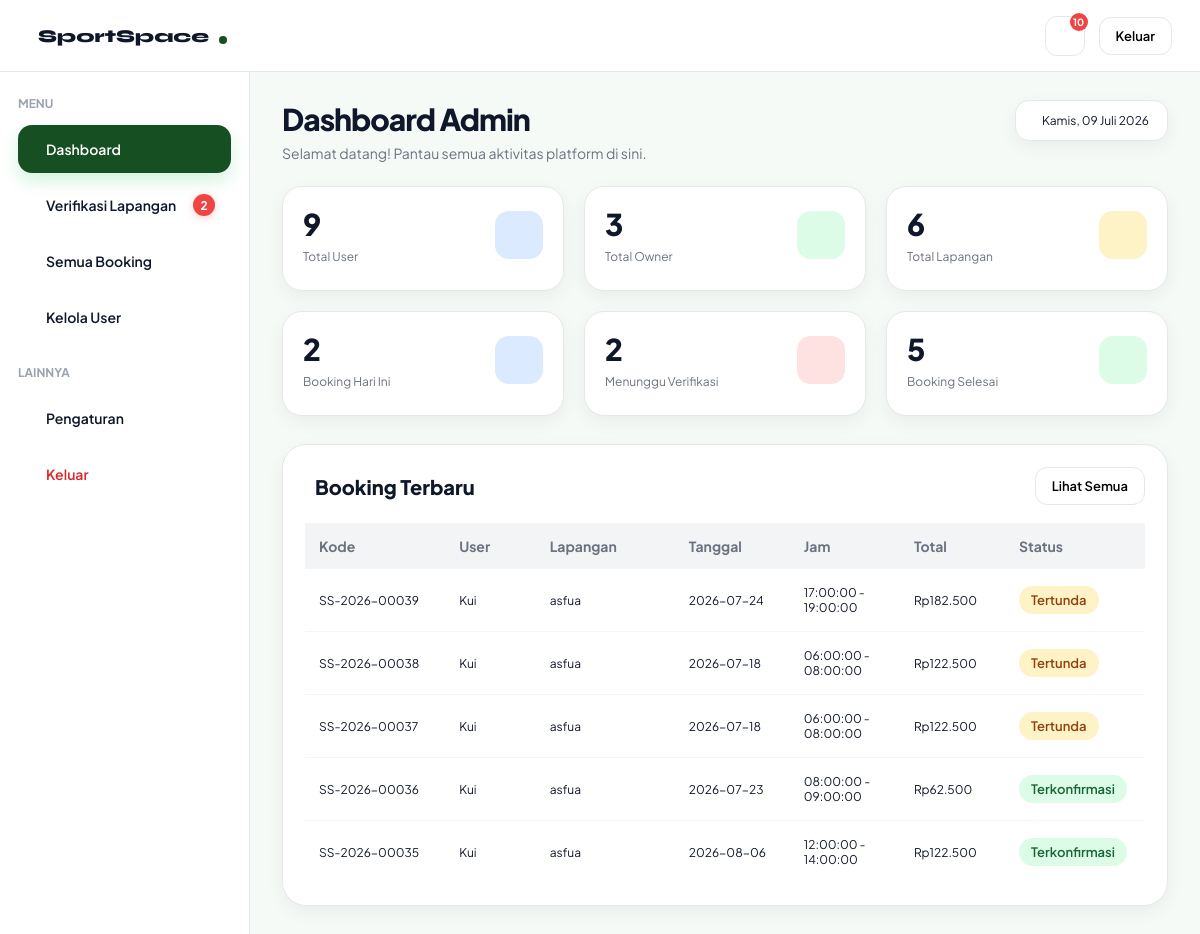
Screenshot of /dashboard-admin.php?filter=semua with the database file from the repository.
### tables this page shows
CREATE TABLE `booking` (
  `booking_id` int(11) NOT NULL,
  `user_id` int(11) NOT NULL,
  `field_id` int(11) NOT NULL,
  `tanggal` date NOT NULL,
  `jam_mulai` time NOT NULL,
  `jam_selesai` time NOT NULL,
  `status` enum('tertunda','terkonfirmasi','ditolak','dibatalkan','selesai') NOT NULL DEFAULT 'tertunda',
  `created_at` timestamp NOT NULL DEFAULT current_timestamp(),
  `booking_code` varchar(20) DEFAULT NULL,
  `metode_pembayaran` varchar(30) DEFAULT NULL,
  `bank` varchar(30) DEFAULT NULL,
  `total` decimal(12,2) NOT NULL
);

CREATE TABLE `users` (
  `user_id` int(11) NOT NULL,
  `nama` varchar(50) NOT NULL,
  `email` varchar(100) NOT NULL,
  `telepon` varchar(15) NOT NULL,
  `password` varchar(255) NOT NULL,
  `role` enum('user','admin','owner') NOT NULL DEFAULT 'user',
  `aktif` enum('aktif','nonaktif') NOT NULL DEFAULT 'aktif',
  `created_at` timestamp NOT NULL DEFAULT current_timestamp()
);

CREATE TABLE `fields` (
  `field_id` int(11) NOT NULL,
  `owner_id` int(11) DEFAULT NULL,
  `nama_lapangan` varchar(100) NOT NULL,
  `jenis` varchar(50) NOT NULL,
  `harga` decimal(10,2) NOT NULL,
  `status` enum('tersedia','penuh') NOT NULL DEFAULT 'tersedia',
  `lokasi` varchar(255) DEFAULT NULL,
  `gambar` varchar(255) DEFAULT NULL,
  `deskripsi` text DEFAULT NULL,
  `owner_name` varchar(100) DEFAULT NULL,
  `owner_phone` varchar(20) DEFAULT NULL,
  `owner_address` varchar(255) DEFAULT NULL,
  `jam_operasional` varchar(50) DEFAULT NULL,
  `kapasitas` int(11) DEFAULT NULL,
  `jenis_lantai` varchar(50) DEFAULT NULL,
  `fasilitas` text DEFAULT NULL,
  `maps_link` text DEFAULT NULL,
  `google_maps_url` text DEFAULT NULL,
  `verifikasi` enum('pending','diterima','ditolak') NOT NULL DEFAULT 'pending',
  `durasi_slot` int(11) NOT NULL DEFAULT 1,
  `hari_libur` text DEFAULT NULL,
  `aktif` enum('aktif','nonaktif') NOT NULL
);

CREATE TABLE `payment` (
  `payment_id` int(11) NOT NULL,
  `booking_id` int(11) NOT NULL,
  `metode` enum('transfer','ewallet','cash') NOT NULL,
  `total` decimal(10,2) NOT NULL,
  `status` enum('tertunda','diverifikasi','ditolak') NOT NULL DEFAULT 'tertunda',
  `tanggal_bayar` timestamp NOT NULL DEFAULT current_timestamp(),
  `bank` varchar(30) DEFAULT NULL
);

### get-admin-dashboard.php (called while the page is built, shortened)
<?php
include "config.php";
$result = mysqli_query($conn, "
SELECT COUNT(*) AS total
FROM users
");
$totalUser = mysqli_fetch_assoc($result)['total'];
$result = mysqli_query($conn, "
SELECT COUNT(*) AS total
FROM fields
");
$totalLapangan = mysqli_fetch_assoc($result)['total'];
$result = mysqli_query($conn,"
SELECT COUNT(*) AS total
FROM users
WHERE role='owner'
");
$totalOwner = mysqli_fetch_assoc($result)['total'];
$result = mysqli_query($conn,"
SELECT COUNT(*) AS total
FROM booking
WHERE tanggal = CURDATE()
");
$totalBookingHariIni = mysqli_fetch_assoc($result)['total'];
$result = mysqli_query($conn,"
SELECT COUNT(*) AS total
FROM booking
WHERE status='terkonfirmasi'
");
$totalBookingSelesai = mysqli_fetch_assoc($result)['total'];
$qNotifLapangan = mysqli_query($conn,"
    SELECT COUNT(*) AS total
    FROM fields
    WHERE verifikasi='pending'
");
$notifLapangan = mysqli_fetch_assoc($qNotifLapangan)['total'];
$qNotifBooking = mysqli_query($conn,"
    SELECT COUNT(*) AS total
    FROM booking
    WHERE DATE(created_at)=CURDATE()
");
$notifBooking = mysqli_fetch_assoc($qNotifBooking)['total'];
$qNotifUser = mysqli_query($conn,"
    SELECT COUNT(*) AS total
    FROM users
    WHERE DATE(created_at)=CURDATE()
");
$notifUser = mysqli_fetch_assoc($qNotifUser)['total'];
$totalNotif = $notifLapangan + $notifBooking + $notifUser;

### get-verifikasi.php (called while the page is built, shortened)
<?php
include "config.php";
$totalPending = mysqli_fetch_assoc(
    mysqli_query($conn, "SELECT COUNT(*) total FROM fields WHERE verifikasi='pending'")
)['total'];

### get-booking-terbaru.php (called while the page is built)
<?php
include "config.php";
$queryBookingTerbaru = mysqli_query(
    $conn,
    "
    SELECT
        booking.booking_code,
        users.nama,
        fields.nama_lapangan,
        booking.tanggal,
        booking.jam_mulai,
        booking.jam_selesai,
        payment.total,
        booking.status
    FROM booking
    JOIN users
    ON booking.user_id = users.user_id
    JOIN fields
    ON booking.field_id = fields.field_id
    LEFT JOIN payment
    ON booking.booking_id = payment.booking_id
    ORDER BY booking.booking_id DESC
    LIMIT 5
    "
);

### dashboard-admin.php (the view, shortened to what this page needs)
<?php
include "get-admin-dashboard.php";
include "get-booking-terbaru.php";
include "get-users.php";
include "get-verifikasi.php";
?>
<?php
$hari = [
    "Minggu","Senin","Selasa","Rabu","Kamis","Jumat","Sabtu"
];
$bulan = [
    1=>"Januari","Februari","Maret","April","Mei","Juni",
    "Juli","Agustus","September","Oktober","November","Desember"
];
$today =
$hari[date("w")] . ", " .
date("d") . " " .
$bulan[(int)date("n")] . " " .
date("Y");
?>
<!DOCTYPE html>
<html lang="id">
<head>
  <link rel="stylesheet" href="admin.css">
  <link rel="stylesheet" href="https://cdn.jsdelivr.net/npm/@tabler/icons-webfont@3.31.0/dist/tabler-icons.min.css">
</head>
<body>
   <nav class="navbar">
    <a href="index.php"class="navbar-brand"> <i class="ti ti-bowling"></i>
      <span>SportSpace</span>
      <div class="dot"></div>
    </a>
    <div class="navbar-actions">
      <div class="notif-container">
        <div class="notif" onclick="toggleNotif()"> <i class="ti ti-bell"></i>
          <span
            class="notif-badge"
            id="notifBadge"
            <?php if($totalNotif == 0): ?>
                style="display:none;"
            <?php endif; ?>
            >
            <?= $totalNotif ?>
          </span>
        </div>
    </div>
    <a href="login.html">
      <button class="btn btn-outline btn-sm"> <i class="ti ti-logout"> </i> Keluar </button>
    </a>
  </div>
</nav>
 <div class="dashboard-layout">
   <aside class="sidebar">
    <div>
      <div class="sidebar-section"> MENU </div>
      <div class="sidebar-menu">
        <div class="sidebar-item active" onclick="showSection('dashboard', this)"> <i class="ti ti-home"></i>
          <span>Dashboard</span>
        </div>
        <div class="sidebar-item" onclick="showSection('venue', this)">
          <span>Verifikasi Lapangan</span>
          <span
            class="menu-badge"
            id="sidebarVenueBadge"
            <?php if($notifLapangan == 0): ?>
                style="display:none;"
            <?php endif; ?>
            >
            <?= $notifLapangan ?>
          </span>
        </div>
        <div class="sidebar-item" onclick="showSection('booking', this)"> <i class="ti ti-calendar-event"></i>
          <span>Semua Booking</span>
        </div>
        <div class="sidebar-item" onclick="showSection('user', this)"> <i class="ti ti-users"></i>
          <span>Kelola User</span>
        </div>
      </div>
      <div class="sidebar-section extra"> LAINNYA </div>
      <div class="sidebar-menu">
        <div class="sidebar-item" onclick="showSection('setting', this)"> <i class="ti ti-settings"></i>
          <span>Pengaturan</span>
        </div>
        <a href="login.html" class="logout-link">
          <div class="sidebar-item logout">
            <span>Keluar</span>
          </div>
        </a>
      </div>
    </div>
  </aside>
   <main class="dashboard-content loading" id="dashboardContent">
     <section id="section-dashboard">
      <div class="top-header">
        <div>
          <h1 class="page-title"> Dashboard Admin </h1>
          <p class="page-sub"> Selamat datang! Pantau semua aktivitas platform di sini. </p>
        </div>
        <div class="date-card">
          <?= $today ?>
        </div>
      </div>
        <div class="stats-grid">
    <div class="stat-card">
        <div class="stat-top">
            <div>
                <div class="stat-value"><?= $totalUser ?></div>
                <div class="stat-label">Total User</div>
            </div>
            <div class="stat-icon blue-bg">
            </div>
        </div>
    </div>
    <div class="stat-card">
        <div class="stat-top">
            <div>
                <div class="stat-value"><?= $totalOwner ?></div>
                <div class="stat-label">Total Owner</div>
            </div>
            <div class="stat-icon green-bg">
            </div>
        </div>
    </div>
    <div class="stat-card">
        <div class="stat-top">
            <div>
                <div class="stat-value"><?= $totalLapangan ?></div>
                <div class="stat-label">Total Lapangan</div>
            </div>
            <div class="stat-icon amber-bg">
            </div>
        </div>
    </div>
    <div class="stat-card">
        <div class="stat-top">
            <div>
                <div class="stat-value"><?= $totalBookingHariIni ?></div>
                <div class="stat-label">Booking Hari Ini</div>
            </div>
            <div class="stat-icon blue-bg">
            </div>
        </div>
    </div>
    <div class="stat-card">
        <div class="stat-top">
            <div>
                <div class="stat-value"><?= $totalPending ?></div>
                <div class="stat-label">Menunggu Verifikasi</div>
            </div>
            <div class="stat-icon red-bg">
            </div>
        </div>
    </div>
    <div class="stat-card">
        <div class="stat-top">
            <div>
                <div class="stat-value"><?= $totalBookingSelesai ?></div>
                <div class="stat-label">Booking Selesai</div>
            </div>
            <div class="stat-icon green-bg">
            </div>
        </div>
    </div>
</div>
       <div class="card">
        <div class="card-header">
          <div class="card-title"> <i class="ti ti-file-invoice"> </i> Booking Terbaru </div>
          <button class="btn btn-outline btn-sm" onclick="openBookingSection()"> Lihat Semua </button>
        </div>
        <div class="table-wrapper">
          <table class="table">
            <thead>
              <tr>
                <th>Kode</th>
                <th>User</th>
                <th>Lapangan</th>
                <th>Tanggal</th>
                <th>Jam</th>
                <th>Total</th>
                <th>Status</th>
              </tr>
            </thead>
            <tbody>
              <?php while($row = mysqli_fetch_assoc($queryBookingTerbaru)) : ?>
                <tr>
                  <td><?= $row['booking_code']; ?></td>
                  <td><?= $row['nama']; ?></td>
                  <td><?= $row['nama_lapangan']; ?></td>
                  <td><?= $row['tanggal']; ?></td>
                  <td>
                    <?= $row['jam_mulai']; ?>
                    -
                    <?= $row['jam_selesai']; ?>
                  </td>
                  <td>Rp<?= number_format($row['total'], 0, ",", ".") ?></td>
                  <td>
                    <?php
                    $status = strtolower($row['status']);
                    if($status == "terkonfirmasi"){
                      echo '<span class="status-badge success">Terkonfirmasi</span>';
                    }
                    elseif($status == "tertunda"){
                      echo '<span class="status-badge warning">Tertunda</span>';
                    }
                    elseif($status == "dibatalkan"){
                      echo '<span class="status-badge danger">Dibatalkan</span>';
                    }
                    elseif($status == "selesai"){
                      echo '<span class="status-badge info">Selesai</span>';
                    }
                    else{
                      echo '<span class="status-badge">'.$row['status'].'</span>';
                    }
                    ?>
                  </td>
                </tr>
              <?php endwhile; ?>
            </tbody>
          </table>
        </div>
      </div>
    </section>
    </main>
  </div>
    </body>
    </html>

### rows the page displays
booking: booking_code "SS-2026-00039", user.nama "Kui", field.nama_lapangan "asfua", tanggal "2026-07-24", jam_mulai "17:00:00", jam_selesai "19:00:00", payment.total "182.500", status "Tertunda"
booking: booking_code "SS-2026-00038", user.nama "Kui", field.nama_lapangan "asfua", tanggal "2026-07-18", jam_mulai "06:00:00", jam_selesai "08:00:00", payment.total "122.500", status "Tertunda"
booking: booking_code "SS-2026-00037", user.nama "Kui", field.nama_lapangan "asfua", tanggal "2026-07-18", jam_mulai "06:00:00", jam_selesai "08:00:00", payment.total "122.500", status "Tertunda"
booking: booking_code "SS-2026-00036", user.nama "Kui", field.nama_lapangan "asfua", tanggal "2026-07-23", jam_mulai "08:00:00", jam_selesai "09:00:00", payment.total "62.500", status "Terkonfirmasi"
booking: booking_code "SS-2026-00035", user.nama "Kui", field.nama_lapangan "asfua", tanggal "2026-08-06", jam_mulai "12:00:00", jam_selesai "14:00:00", payment.total "122.500", status "Terkonfirmasi"

### other values shown
$totalNotif "10"
$notifLapangan "2"
$totalUser "9"
$totalOwner "3"
$totalLapangan "6"
$totalBookingHariIni "2"
$totalPending "2"
$totalBookingSelesai "5"
